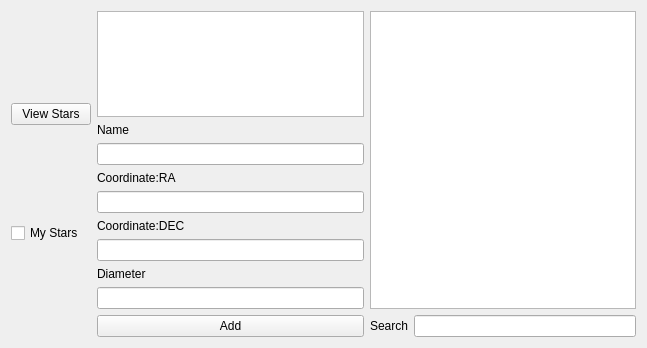
<?xml version="1.0" encoding="UTF-8"?>
<ui version="4.0">
 <class>Observer1</class>
 <widget class="QWidget" name="Observer1">
  <property name="geometry">
   <rect>
    <x>0</x>
    <y>0</y>
    <width>647</width>
    <height>348</height>
   </rect>
  </property>
  <property name="windowTitle">
   <string>Observer1</string>
  </property>
  <layout class="QHBoxLayout" name="horizontalLayout_4">
   <item>
    <layout class="QVBoxLayout" name="verticalLayout_4">
     <item>
      <widget class="QPushButton" name="pushButton">
       <property name="text">
        <string>View Stars</string>
       </property>
      </widget>
     </item>
     <item>
      <widget class="QCheckBox" name="checkBox">
       <property name="text">
        <string>My Stars</string>
       </property>
      </widget>
     </item>
    </layout>
   </item>
   <item>
    <layout class="QVBoxLayout" name="verticalLayout_3">
     <item>
      <widget class="QTableView" name="tableView"/>
     </item>
     <item>
      <widget class="QLabel" name="label">
       <property name="text">
        <string>Name</string>
       </property>
      </widget>
     </item>
     <item>
      <widget class="QLineEdit" name="nameLE"/>
     </item>
     <item>
      <widget class="QLabel" name="label_3">
       <property name="text">
        <string>Coordinate:RA</string>
       </property>
      </widget>
     </item>
     <item>
      <widget class="QLineEdit" name="RALE"/>
     </item>
     <item>
      <widget class="QLabel" name="label_4">
       <property name="text">
        <string>Coordinate:DEC</string>
       </property>
      </widget>
     </item>
     <item>
      <widget class="QLineEdit" name="DECLE"/>
     </item>
     <item>
      <layout class="QVBoxLayout" name="verticalLayout_2">
       <item>
        <widget class="QLabel" name="label_5">
         <property name="text">
          <string>Diameter</string>
         </property>
        </widget>
       </item>
       <item>
        <layout class="QHBoxLayout" name="horizontalLayout">
         <item>
          <widget class="QLineEdit" name="addLineEdit"/>
         </item>
        </layout>
       </item>
       <item>
        <widget class="QPushButton" name="addbtn">
         <property name="text">
          <string>Add</string>
         </property>
        </widget>
       </item>
       <item>
        <layout class="QHBoxLayout" name="horizontalLayout_2"/>
       </item>
      </layout>
     </item>
    </layout>
   </item>
   <item>
    <layout class="QVBoxLayout" name="verticalLayout">
     <item>
      <widget class="QListWidget" name="listWidget"/>
     </item>
     <item>
      <layout class="QHBoxLayout" name="horizontalLayout_3">
       <item>
        <widget class="QLabel" name="label_2">
         <property name="text">
          <string>Search</string>
         </property>
        </widget>
       </item>
       <item>
        <widget class="QLineEdit" name="searchLE"/>
       </item>
      </layout>
     </item>
    </layout>
   </item>
  </layout>
 </widget>
 <layoutdefault spacing="6" margin="11"/>
 <resources/>
 <connections/>
</ui>
